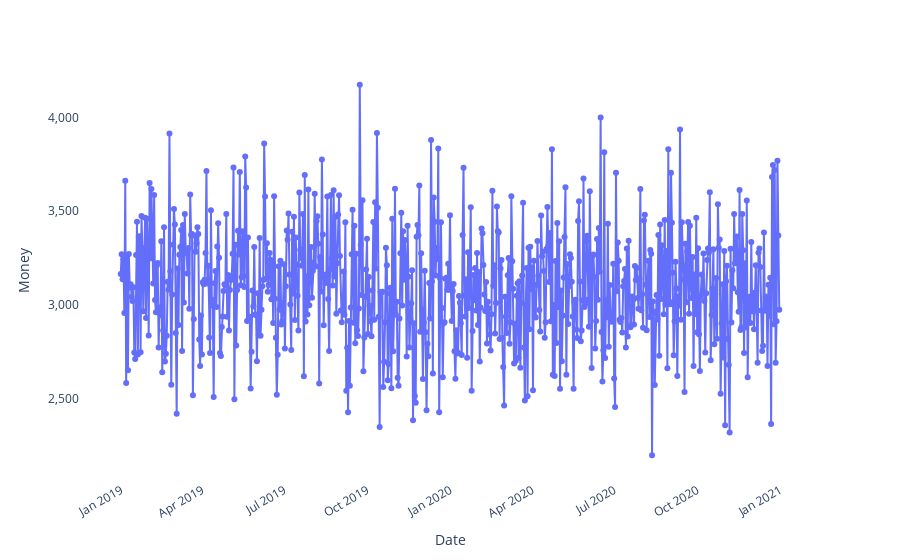

Notebook code cell kept with this figure:
### Code cell
# Money per day
fig = fg.simple_time_series(df_ts, x='date', y="price", xl='Date', yl='Money')
fig.show()

### Figure 1 — Plotly figure (JSON) as saved in the notebook; plotly's stock layout.template omitted (floating-point values rounded to 4 significant figures; data arrays with more than 128 entries replaced by an {"elided": "..."} marker saying what was removed)
{"data": [{"hovertemplate": "Date=%{x}<br>Money=%{y}<extra></extra>", "legendgroup": "", "line": {"color": "#636efa", "dash": "solid"}, "marker": {"symbol": "circle"}, "mode": "markers+lines", "name": "", "orientation": "v", "showlegend": false, "type": "scatter", "x": {"elided": "731 str values"}, "xaxis": "x", "y": {"elided": "731 float values"}, "yaxis": "y"}], "layout": {"legend": {"tracegroupgap": 0}, "margin": {"t": 60}, "paper_bgcolor": "rgba(0, 0, 0, 0)", "plot_bgcolor": "rgba(0, 0, 0, 0)", "xaxis": {"anchor": "y", "domain": [0, 1], "tickangle": -30, "title": {"text": "Date"}}, "yaxis": {"anchor": "x", "domain": [0, 1], "tickformat": ",.0f", "title": {"text": "Money"}}}}
